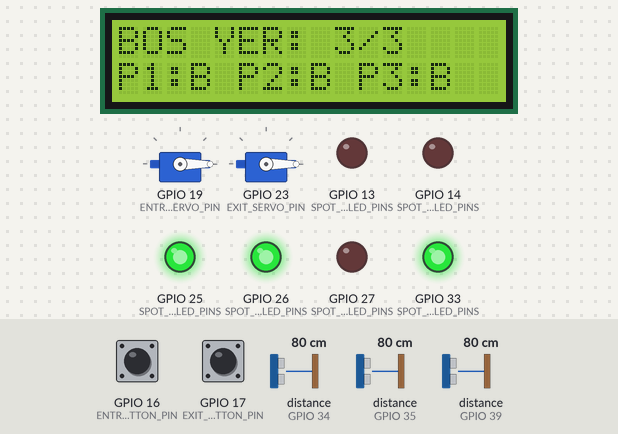
This program was run on a simulated ESP32. Shown: 2 × servo, 16×2 character LCD, output pins drawn as LEDs (lit = HIGH). Wiring (from diagram.json): 3 × ultrasonic range finder: trigger GPIO 5, echo GPIO 34 / trigger GPIO 18, echo GPIO 35 / trigger GPIO 32, echo GPIO 39. The test bench sets the inputs (shaded band); at power-on: distance to the obstacle (sensors on GPIO 34, GPIO 35, GPIO 39) 80 cm, GPIO 16 (ENTRY_BUTTON_PIN) HIGH, GPIO 17 (EXIT_BUTTON_PIN) HIGH. The echo pulse lasts 58.3 µs per cm; pins used as bus, display or sensor lines are not drawn; what the program prints to the serial monitor is not drawn.

Above: at 1.2 s.
1.3 s: distance to the obstacle (sensor on GPIO 34) set to 33 cm
3.0 s: distance to the obstacle (sensor on GPIO 34) set to 28 cm
At 4.6 s:
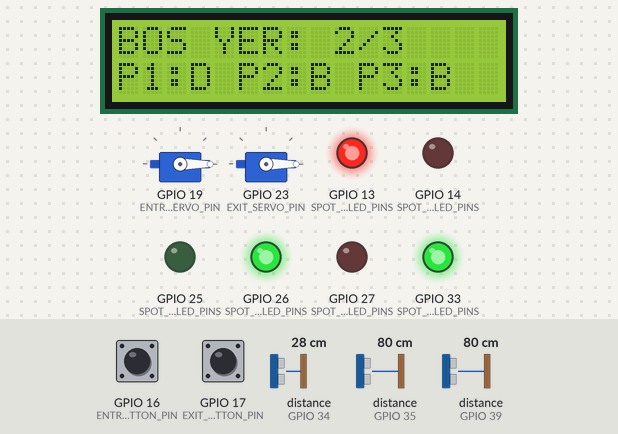
4.9 s: distance to the obstacle (sensor on GPIO 35) set to 34 cm
6.6 s: distance to the obstacle (sensor on GPIO 35) set to 27 cm
At 8.2 s:
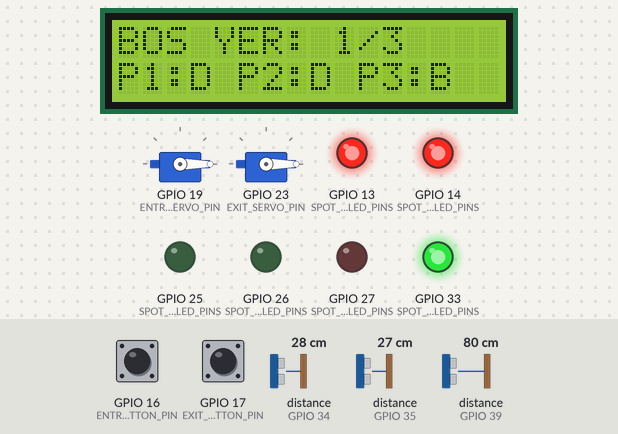
8.5 s: distance to the obstacle (sensor on GPIO 39) set to 34 cm
10.2 s: distance to the obstacle (sensor on GPIO 39) set to 28 cm
At 11.2 s:
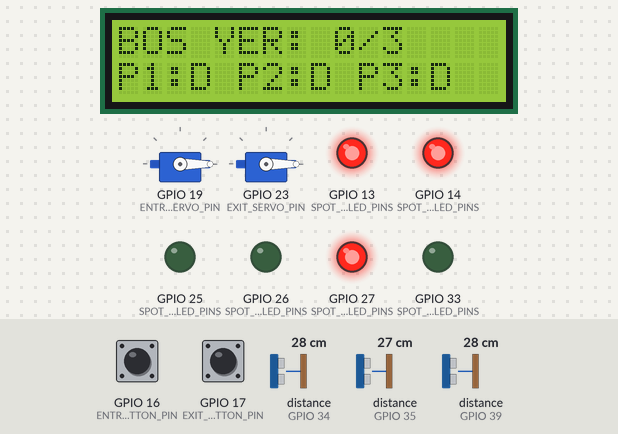
Timing chart, 0 to 13.1 s (numbered marks = the images above; inputs shaded):
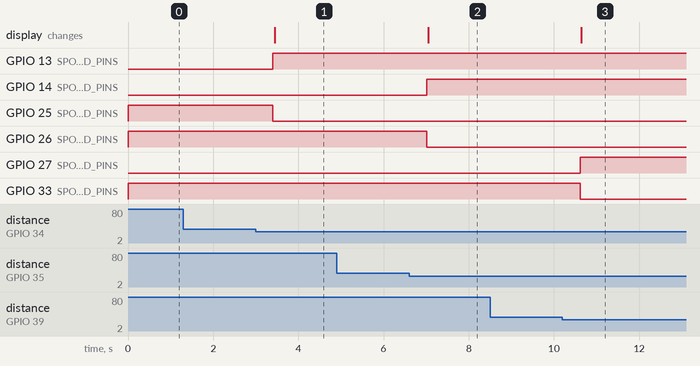

Measured:
- the behaviour switches between 31 and 30 cm on distance to the obstacle (sensor on GPIO 34) (found by bisection; images 0 and 1)
- the behaviour switches between 31 and 30 cm on distance to the obstacle (sensor on GPIO 35) (found by bisection; images 1 and 2)
- the behaviour switches between 31 and 30 cm on distance to the obstacle (sensor on GPIO 39) (found by bisection; images 2 and 3)
- after the input at 1.3 s, every drawn part: stays the same
- after the input at 3.0 s, GPIO 13 (SPOT_RED_LED_PINS): LOW → HIGH after 0.40 s; GPIO 25 (SPOT_GREEN_LED_PINS): HIGH → LOW after 0.40 s; the display: changes after 0.45 s (image 1)
- after the input at 4.9 s, every drawn part: stays the same
- after the input at 6.6 s, GPIO 14 (SPOT_RED_LED_PINS): LOW → HIGH after 0.41 s; GPIO 26 (SPOT_GREEN_LED_PINS): HIGH → LOW after 0.41 s; the display: changes after 0.44 s (image 2)
- after the input at 8.5 s, every drawn part: stays the same
- after the input at 10.2 s, GPIO 27 (SPOT_RED_LED_PINS): LOW → HIGH after 0.41 s; GPIO 33 (SPOT_GREEN_LED_PINS): HIGH → LOW after 0.41 s; the display: changes after 0.44 s (image 3)

The program:

main.cpp
```cpp
#include <Arduino.h>
#include "ParkingLot.h"

// Butun is ParkingLot ve icindeki siniflarda doner.
ParkingLot parkingLot;

void setup() {
    parkingLot.begin();
}

void loop() {
    parkingLot.update();
}
```

Barrier.h
```cpp
#pragma once
#include <Arduino.h>
#include <ESP32Servo.h>

// Barrier: servo motorla surulen bariyer. Acildiktan BARRIER_OPEN_MS sonra millis() ile
// kendiliginden kapanir. Giris ve cikis bariyeri bu siniftan iki ayri nesnedir.
class Barrier {
public:
    void begin(uint8_t servoPin);
    // Bariyer zaten aciksa false doner ve hicbir sey yapmaz
    bool open(unsigned long now);
    void update(unsigned long now);
    bool isOpen() const { return isOpen_; }

private:
    void moveTo(int angle);

    Servo servo_;
    bool isOpen_ = false;
    unsigned long openedAtMs_ = 0;
};
```

Buzzer.h
```cpp
#pragma once
#include "OutputDevice.h"

// Buzzer: LEDC PWM ile ses ureten buzzer. OutputDevice'tan turer.
// beep() ile istenen sayida kisa bip, delay() kullanmadan update() icinde calinir.
class Buzzer : public OutputDevice {
public:
    void begin(uint8_t pin) override;
    void on() override;
    void off() override;

    void beep(uint8_t count, unsigned long now);
    void update(unsigned long now);

private:
    uint8_t remainingBeeps_ = 0;
    unsigned long lastToggleMs_ = 0;
};
```

DebouncedButton.h
```cpp
#pragma once
#include <Arduino.h>

// DebouncedButton: INPUT_PULLUP butonu yazilimsal debounce ile okur.
// Her fiziksel basista wasPressed() yalnizca bir kez true doner.
class DebouncedButton {
public:
    void begin(uint8_t pin);
    bool wasPressed(unsigned long now);

private:
    uint8_t pin_ = 0;
    int stableLevel_ = HIGH;
    int lastRawLevel_ = HIGH;
    unsigned long lastChangeMs_ = 0;
};
```

Display.h
```cpp
#pragma once
#include <Arduino.h>
#include <LiquidCrystal_I2C.h>

// Display: 16x2 I2C LCD. Satirlari sadece icerik degistiginde yazar.
// Gecici mesajlari (OTOPARK DOLU gibi) belirli sure gosterip sonra durum ekranina doner.
class Display {
public:
    Display();
    void begin();
    void showStatus(const String& topLine, const String& bottomLine);
    void showTemporaryMessage(const String& topLine, unsigned long now, unsigned long durationMs);
    void update(unsigned long now);

private:
    void render(const String& topLine, const String& bottomLine);
    void writeLine(uint8_t row, const String& text);

    LiquidCrystal_I2C lcd_;
    String statusTop_;
    String statusBottom_;
    String shownTop_;
    String shownBottom_;
    bool messageActive_ = false;
    unsigned long messageStartMs_ = 0;
    unsigned long messageDurationMs_ = 0;
};
```

Led.h
```cpp
#pragma once
#include "OutputDevice.h"

// Led: dijital pinle yakilip sondurulen basit LED. OutputDevice'tan turer.
class Led : public OutputDevice {
public:
    void on() override;
    void off() override;
};
```

OutputDevice.h
```cpp
#pragma once
#include <Arduino.h>

// OutputDevice: LED, buzzer gibi tek pinle surulen cikis cihazlari icin soyut temel sinif.
// Alt siniflar on() ve off() davranisini kendileri tanimlar.
class OutputDevice {
public:
    virtual ~OutputDevice() {}

    virtual void begin(uint8_t pin) {
        pin_ = pin;
        pinMode(pin_, OUTPUT);
        off();
    }

    virtual void on() = 0;
    virtual void off() = 0;

    bool isOn() const { return isOn_; }

protected:
    uint8_t pin_ = 0;
    bool isOn_ = false;
};
```

ParkingLot.h
```cpp
#pragma once
#include <Arduino.h>
#include "config.h"
#include "ParkingSpot.h"
#include "Barrier.h"
#include "Display.h"
#include "Buzzer.h"
#include "DebouncedButton.h"

// ParkingLot: butun otoparki yonetir. Park yerleri dizisini, iki bariyeri, butonlari,
// LCD'yi ve buzzer'i bir arada calistirir; seri monitore kayit ve istatistik yazar.
class ParkingLot {
public:
    void begin();
    void update();

private:
    void updateSpots(unsigned long now);
    void handleEntryRequest(unsigned long now);
    void handleExitRequest(unsigned long now);
    void handleSerialCommands(unsigned long now);
    void refreshDisplay();
    void logSpotChange(const ParkingSpot& spot);
    void printStatistics(unsigned long now);
    uint8_t freeSpotCount() const;

    ParkingSpot spots_[SPOT_COUNT];
    Barrier entryBarrier_;
    Barrier exitBarrier_;
    DebouncedButton entryButton_;
    DebouncedButton exitButton_;
    Display display_;
    Buzzer buzzer_;
};
```

ParkingSpot.h
```cpp
#pragma once
#include <Arduino.h>
#include "UltrasonicSensor.h"
#include "Led.h"

// ParkingSpot: tek bir park yeri. Sensoru periyodik okur, 3 ardisik ayni okumayla
// dolu/bos durumunu degistirir, yesil/kirmizi LED'i surer ve doluluk istatistigini tutar.
class ParkingSpot {
public:
    void begin(uint8_t number, uint8_t trigPin, uint8_t echoPin,
               uint8_t greenLedPin, uint8_t redLedPin);

    // Durum degistiyse true doner
    bool update(unsigned long now);

    bool isOccupied() const { return occupied_; }
    uint8_t number() const { return number_; }
    float lastDistanceCm() const { return lastDistanceCm_; }

    unsigned long occupiedCount() const { return occupiedCount_; }
    // O an dolu olan yerin suresi de dahil
    unsigned long totalOccupiedSeconds(unsigned long now) const;

private:
    void applyState(bool occupied, unsigned long now);
    void refreshLeds();

    UltrasonicSensor sensor_;
    Led greenLed_;
    Led redLed_;

    uint8_t number_ = 0;
    bool occupied_ = false;
    bool candidateState_ = false;
    uint8_t sameReadingCount_ = 0;
    unsigned long lastReadMs_ = 0;
    float lastDistanceCm_ = NAN;

    unsigned long occupiedCount_ = 0;
    unsigned long totalOccupiedMs_ = 0;
    unsigned long occupiedSinceMs_ = 0;
};
```

UltrasonicSensor.h
```cpp
#pragma once
#include <Arduino.h>

// UltrasonicSensor: HC-SR04 sensorunu tetikler ve yanki suresinden mesafeyi cm olarak hesaplar.
class UltrasonicSensor {
public:
    void begin(uint8_t trigPin, uint8_t echoPin);
    float readDistanceCm();

private:
    uint8_t trigPin_ = 0;
    uint8_t echoPin_ = 0;
};
```

Barrier.cpp
```cpp
#include "Barrier.h"
#include "config.h"

void Barrier::begin(uint8_t servoPin) {
    servo_.setPeriodHertz(SERVO_PWM_FREQ_HZ);
    servo_.attach(servoPin, SERVO_MIN_PULSE_US, SERVO_MAX_PULSE_US);
    moveTo(BARRIER_CLOSED_ANGLE);   // Sistem acilir acilmaz kapali
    isOpen_ = false;
}

bool Barrier::open(unsigned long now) {
    if (isOpen_) return false;
    moveTo(BARRIER_OPEN_ANGLE);
    isOpen_ = true;
    openedAtMs_ = now;
    return true;
}

void Barrier::update(unsigned long now) {
    if (isOpen_ && now - openedAtMs_ >= BARRIER_OPEN_MS) {
        moveTo(BARRIER_CLOSED_ANGLE);
        isOpen_ = false;
    }
}

void Barrier::moveTo(int angle) {
    servo_.write(angle);
}
```

Buzzer.cpp
```cpp
#include "Buzzer.h"
#include "config.h"

void Buzzer::begin(uint8_t pin) {
    pin_ = pin;
#if ESP_ARDUINO_VERSION_MAJOR >= 3
    // Arduino-ESP32 3.x: LEDC fonksiyonlari kanal yerine pin ile calisir
    ledcAttachChannel(pin_, BUZZER_FREQ_HZ, BUZZER_LEDC_RESOLUTION_BITS, BUZZER_LEDC_CHANNEL);
#else
    ledcSetup(BUZZER_LEDC_CHANNEL, BUZZER_FREQ_HZ, BUZZER_LEDC_RESOLUTION_BITS);
    ledcAttachPin(pin_, BUZZER_LEDC_CHANNEL);
#endif
    off();
}

void Buzzer::on() {
#if ESP_ARDUINO_VERSION_MAJOR >= 3
    ledcWriteTone(pin_, BUZZER_FREQ_HZ);
#else
    ledcWriteTone(BUZZER_LEDC_CHANNEL, BUZZER_FREQ_HZ);
#endif
    isOn_ = true;
}

void Buzzer::off() {
#if ESP_ARDUINO_VERSION_MAJOR >= 3
    ledcWriteTone(pin_, BUZZER_SILENT_FREQ_HZ);
#else
    ledcWriteTone(BUZZER_LEDC_CHANNEL, BUZZER_SILENT_FREQ_HZ);
#endif
    isOn_ = false;
}

void Buzzer::beep(uint8_t count, unsigned long now) {
    if (count == 0) return;
    remainingBeeps_ = count;
    on();
    lastToggleMs_ = now;
}

void Buzzer::update(unsigned long now) {
    if (remainingBeeps_ == 0) return;

    if (isOn_ && now - lastToggleMs_ >= BEEP_ON_MS) {
        off();
        remainingBeeps_--;
        lastToggleMs_ = now;
    } else if (!isOn_ && now - lastToggleMs_ >= BEEP_OFF_MS) {
        on();
        lastToggleMs_ = now;
    }
}
```

DebouncedButton.cpp
```cpp
#include "DebouncedButton.h"
#include "config.h"

void DebouncedButton::begin(uint8_t pin) {
    pin_ = pin;
    pinMode(pin_, INPUT_PULLUP);
    stableLevel_ = digitalRead(pin_);
    lastRawLevel_ = stableLevel_;
}

bool DebouncedButton::wasPressed(unsigned long now) {
    int rawLevel = digitalRead(pin_);
    if (rawLevel != lastRawLevel_) {
        lastRawLevel_ = rawLevel;
        lastChangeMs_ = now;
    }
    if (now - lastChangeMs_ >= BUTTON_DEBOUNCE_MS && rawLevel != stableLevel_) {
        stableLevel_ = rawLevel;
        return stableLevel_ == LOW;   // Pull-up: basili = LOW
    }
    return false;
}
```

Display.cpp
```cpp
#include "Display.h"
#include <Wire.h>
#include "config.h"

Display::Display() : lcd_(LCD_I2C_ADDRESS, LCD_COLUMNS, LCD_ROWS) {}

void Display::begin() {
    Wire.begin(LCD_SDA_PIN, LCD_SCL_PIN);
    lcd_.init();
    lcd_.backlight();
    lcd_.clear();
}

void Display::showStatus(const String& topLine, const String& bottomLine) {
    statusTop_ = topLine;
    statusBottom_ = bottomLine;
    if (!messageActive_) render(statusTop_, statusBottom_);
    else render(shownTop_, statusBottom_);   // Mesaj surerken alt satir guncel kalsin
}

void Display::showTemporaryMessage(const String& topLine, unsigned long now, unsigned long durationMs) {
    messageActive_ = true;
    messageStartMs_ = now;
    messageDurationMs_ = durationMs;
    render(topLine, statusBottom_);
}

void Display::update(unsigned long now) {
    if (messageActive_ && now - messageStartMs_ >= messageDurationMs_) {
        messageActive_ = false;
        render(statusTop_, statusBottom_);
    }
}

void Display::render(const String& topLine, const String& bottomLine) {
    if (topLine != shownTop_) {
        writeLine(LCD_TOP_ROW, topLine);
        shownTop_ = topLine;
    }
    if (bottomLine != shownBottom_) {
        writeLine(LCD_BOTTOM_ROW, bottomLine);
        shownBottom_ = bottomLine;
    }
}

void Display::writeLine(uint8_t row, const String& text) {
    String padded = text.substring(0, LCD_COLUMNS);
    while (padded.length() < LCD_COLUMNS) padded += ' ';   // Eski yaziyi temizle
    lcd_.setCursor(0, row);
    lcd_.print(padded);
}
```

Led.cpp
```cpp
#include "Led.h"

void Led::on() {
    digitalWrite(pin_, HIGH);
    isOn_ = true;
}

void Led::off() {
    digitalWrite(pin_, LOW);
    isOn_ = false;
}
```

ParkingLot.cpp
```cpp
#include "ParkingLot.h"

void ParkingLot::begin() {
    Serial.begin(SERIAL_BAUD);

    for (uint8_t i = 0; i < SPOT_COUNT; i++) {
        spots_[i].begin(FIRST_SPOT_NUMBER + i, SPOT_TRIG_PINS[i], SPOT_ECHO_PINS[i],
                        SPOT_GREEN_LED_PINS[i], SPOT_RED_LED_PINS[i]);
    }

    entryBarrier_.begin(ENTRY_SERVO_PIN);
    exitBarrier_.begin(EXIT_SERVO_PIN);
    entryButton_.begin(ENTRY_BUTTON_PIN);
    exitButton_.begin(EXIT_BUTTON_PIN);
    buzzer_.begin(BUZZER_PIN);
    display_.begin();
    refreshDisplay();

    Serial.println("Akilli otopark hazir. Istatistik icin seri monitore 's' yazin.");
}

void ParkingLot::update() {
    unsigned long now = millis();

    updateSpots(now);

    if (entryButton_.wasPressed(now)) handleEntryRequest(now);
    if (exitButton_.wasPressed(now)) handleExitRequest(now);

    entryBarrier_.update(now);
    exitBarrier_.update(now);
    buzzer_.update(now);
    display_.update(now);
    handleSerialCommands(now);
}

void ParkingLot::updateSpots(unsigned long now) {
    bool anyChanged = false;
    for (uint8_t i = 0; i < SPOT_COUNT; i++) {
        if (spots_[i].update(now)) {
            anyChanged = true;
            logSpotChange(spots_[i]);
            if (!spots_[i].isOccupied()) printStatistics(now);  // Arac cikinca istatistik
        }
    }
    if (anyChanged) refreshDisplay();
}

void ParkingLot::handleEntryRequest(unsigned long now) {
    if (entryBarrier_.isOpen()) return;   // Acikken gelen basislar yok sayilir

    if (freeSpotCount() > 0) {
        entryBarrier_.open(now);
        Serial.println("Giris bariyeri acildi");
    } else {
        buzzer_.beep(FULL_WARNING_BEEP_COUNT, now);
        display_.showTemporaryMessage("OTOPARK DOLU", now, FULL_MESSAGE_MS);
        Serial.println("Giris reddedildi: OTOPARK DOLU");
    }
}

void ParkingLot::handleExitRequest(unsigned long now) {
    // Cikis bariyeri doluluga bakmadan acilir
    if (exitBarrier_.open(now)) Serial.println("Cikis bariyeri acildi");
}

void ParkingLot::handleSerialCommands(unsigned long now) {
    while (Serial.available() > 0) {
        char command = (char)Serial.read();
        if (tolower(command) == STATS_COMMAND_CHAR) printStatistics(now);
    }
}

void ParkingLot::refreshDisplay() {
    String topLine = "BOS YER: " + String(freeSpotCount()) + "/" + String(SPOT_COUNT);
    String bottomLine;
    for (uint8_t i = 0; i < SPOT_COUNT; i++) {
        if (i > 0) bottomLine += " ";
        bottomLine += "P" + String(spots_[i].number()) + ":" + (spots_[i].isOccupied() ? "D" : "B");
    }
    display_.showStatus(topLine, bottomLine);
}

void ParkingLot::logSpotChange(const ParkingSpot& spot) {
    const char* oldState = spot.isOccupied() ? "BOS" : "DOLU";
    const char* newState = spot.isOccupied() ? "DOLU" : "BOS";
    Serial.printf("P%u: %s -> %s (%.0f cm) | Bos yer: %u/%u\n",
                  spot.number(), oldState, newState, spot.lastDistanceCm(),
                  freeSpotCount(), SPOT_COUNT);
}

void ParkingLot::printStatistics(unsigned long now) {
    String line = "Istatistik -> ";
    for (uint8_t i = 0; i < SPOT_COUNT; i++) {
        if (i > 0) line += " | ";
        line += "P" + String(spots_[i].number()) + ": " + String(spots_[i].occupiedCount()) +
                " kez, " + String(spots_[i].totalOccupiedSeconds(now)) + " sn";
    }
    Serial.println(line);
}

uint8_t ParkingLot::freeSpotCount() const {
    uint8_t freeCount = 0;
    for (uint8_t i = 0; i < SPOT_COUNT; i++) {
        if (!spots_[i].isOccupied()) freeCount++;
    }
    return freeCount;
}
```

ParkingSpot.cpp
```cpp
#include "ParkingSpot.h"
#include "config.h"

void ParkingSpot::begin(uint8_t number, uint8_t trigPin, uint8_t echoPin,
                        uint8_t greenLedPin, uint8_t redLedPin) {
    number_ = number;
    sensor_.begin(trigPin, echoPin);
    greenLed_.begin(greenLedPin);
    redLed_.begin(redLedPin);
    occupied_ = false;
    refreshLeds();
}

bool ParkingSpot::update(unsigned long now) {
    if (now - lastReadMs_ < SENSOR_READ_INTERVAL_MS) return false;
    lastReadMs_ = now;

    lastDistanceCm_ = sensor_.readDistanceCm();
    bool readingOccupied = lastDistanceCm_ < OCCUPIED_DISTANCE_CM;

    // Titreme onleme: ayni sonuc arka arkaya STABLE_READINGS_REQUIRED kez gelmeli
    if (readingOccupied == candidateState_) {
        if (sameReadingCount_ < STABLE_READINGS_REQUIRED) sameReadingCount_++;
    } else {
        candidateState_ = readingOccupied;
        sameReadingCount_ = 1;
    }

    if (sameReadingCount_ >= STABLE_READINGS_REQUIRED && candidateState_ != occupied_) {
        applyState(candidateState_, now);
        return true;
    }
    return false;
}

void ParkingSpot::applyState(bool occupied, unsigned long now) {
    if (occupied) {
        occupiedCount_++;
        occupiedSinceMs_ = now;
    } else {
        totalOccupiedMs_ += now - occupiedSinceMs_;
    }
    occupied_ = occupied;
    refreshLeds();
}

void ParkingSpot::refreshLeds() {
    // Once sondur, sonra yak: iki LED hicbir an ayni anda yanmaz
    if (occupied_) {
        greenLed_.off();
        redLed_.on();
    } else {
        redLed_.off();
        greenLed_.on();
    }
}

unsigned long ParkingSpot::totalOccupiedSeconds(unsigned long now) const {
    unsigned long totalMs = totalOccupiedMs_;
    if (occupied_) totalMs += now - occupiedSinceMs_;
    return totalMs / MS_PER_SECOND;
}
```

UltrasonicSensor.cpp
```cpp
#include "UltrasonicSensor.h"
#include "config.h"

void UltrasonicSensor::begin(uint8_t trigPin, uint8_t echoPin) {
    trigPin_ = trigPin;
    echoPin_ = echoPin;
    pinMode(trigPin_, OUTPUT);
    pinMode(echoPin_, INPUT);
    digitalWrite(trigPin_, LOW);
}

float UltrasonicSensor::readDistanceCm() {
    // HC-SR04 tetikleme darbesi (izin verilen tek istisna: delayMicroseconds)
    digitalWrite(trigPin_, LOW);
    delayMicroseconds(TRIG_SETTLE_US);
    digitalWrite(trigPin_, HIGH);
    delayMicroseconds(TRIG_PULSE_US);
    digitalWrite(trigPin_, LOW);

    unsigned long echoDurationUs = pulseIn(echoPin_, HIGH, ECHO_TIMEOUT_US);
    if (echoDurationUs == 0) {
        return NO_ECHO_DISTANCE_CM;
    }
    return echoDurationUs * CM_PER_US_ONE_WAY;
}
```

Source omitted: config.h (2721 bytes)
